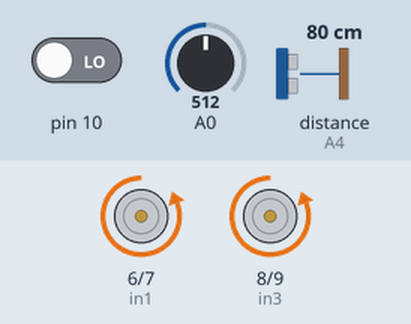
Simulated run of this sketch. Board: Arduino Uno, built with avr-gcc and run on an emulated ATmega328P. Parts: motor-driver pin pairs drawn as motors (green arrow = first pin HIGH = forward, orange = second pin HIGH = backward, longer = more drive, scaled by the enable pin). The test bench sets the inputs (shaded band); at power-on: A0 = 512, pin 10 LOW, distance to the obstacle (sensor on A4) 80 cm. The echo pulse lasts 58.3 µs per cm; random numbers use the default seed unless the sketch sets one.

Above: at 1.2 s.
1.3 s: A0 set to 311
2.8 s: A0 set to 288
At 4.0 s:
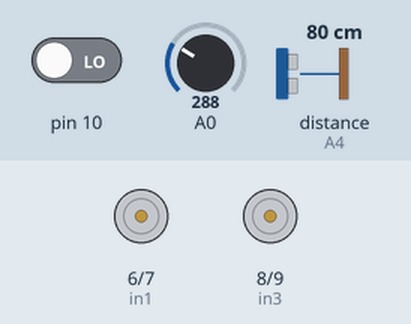
4.3 s: A0 set to 212
5.8 s: A0 set to 192
At 6.5 s:
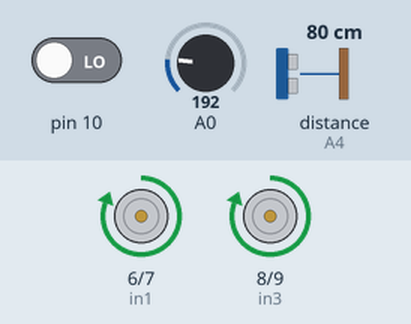
7.3 s: A0 set to 106
8.8 s: A0 set to 94
At 11.5 s:
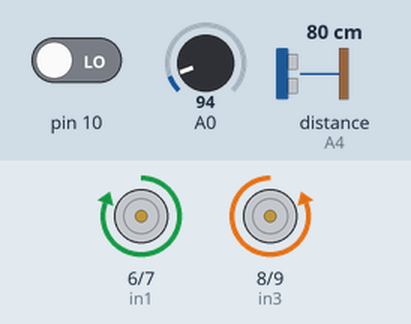
Timing chart, 0 to 12.8 s (numbered marks = the images above; inputs shaded):
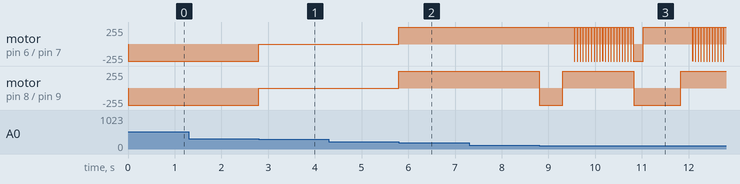

The sketch:

seekanddestroy.ino
```cpp
#include <IRremote.h>

// If LT_ returns true it means it found a white stripe.
// 0 for white, 1 elsewise
// TEST THIS ON THE SCENE!!!
#define LTL digitalRead(10) // Left - Tagged with label 2 - Port 3 in  Tracking module of the custom the board
#define LTR digitalRead(2) // Right - Tagged with label 3 - Port 5 in  Tracking module of the custom the board

// For the motor driver module
#define MAX_SPEED 255

// Infrared signal codes
#define IRL 16720605 // Left
#define IRR 16761405 // Right
#define IRF 16736925 // Forward
#define IRB 16754775 // Backwards
#define IRS 16712445 // OK - Stop
#define IRH 4294967295 // Hold any button
#define IR1 16738455 // number one
#define IR2 16750695 // number two
#define IR3 16756815 // number three
#define IR4 16724175 // number four
#define IR5 16718055 // number five
#define IR6 16743045 // number six

#define RIGHT 0
#define LEFT 1

#define ATTACK_DISTANCE 50
#define CHASE_DISTANCE 5

// Ultrasonic ports
int Echo = A4;
int Trig = A5;

// Engine output
int in1 = 6;
int in2 = 7;
int in3 = 8;
int in4 = 9;
int ENA = 5;
int ENB = 11;
int ABS = 150;

int RECV_PIN = 12;
IRrecv irrecv(RECV_PIN);
decode_results results;
unsigned long IRSignal = IR1;

int distance = 0;
int turnDirection = RIGHT;
bool movingForward = false;

// Manual override through A0 port.
int readSignal = 0;
bool charging = false;

/**
@speedLeft, @speedRight: [-255,255]
value < 0: speed backwards
value = 0: not moving
value > 0: speed forward
*/
void _mMove(int speedLeft, int speedRight)
{
  int in1Value = speedRight > 0 ? speedRight : 0;
  int in2Value = speedRight < 0 ? -speedRight : 0;
  int in3Value = speedLeft < 0 ? -speedLeft : 0;
  int in4Value = speedLeft > 0 ? speedLeft : 0;

  digitalWrite(ENA,HIGH);
  digitalWrite(ENB,HIGH);
  analogWrite(in1,in1Value);
  analogWrite(in2,in2Value);
  analogWrite(in3,in3Value);
  analogWrite(in4,in4Value);
}

/**
 * Calculates the left and right speeds (in the same direction) so the car describes a curve with a given radius parameter
 * vel: upper bound of the speeds.
 * dir: 0 ir 1, defines right or left respectively
 * radius: parameter to control how diverse are the lateral speeds
 * reverse: true means the speeds will be given in negative form (going backwards).
 */
void _mCurve(int vel, int dir, int radius, bool reverse)
{
  // VEL - VEL/(1 + RADIUS/VEL)
  // R=50 -> 34 pulgadas diametro
  // R=100 -> 45 pulgadas diametro
  // R=200 -> 79 pulgadas diametro
  // R=400 -> 124 pulgadas diametro
  // R=800 -> 172 pulgadas diametro
  double slowSpeed = round(1.0 * vel - (1.0 * vel)/(1.0 + (1.0 * radius) / (1.0 * vel) )); // VEL - VEL/(1 + RADIUS/VEL)
  int speedLeft = dir == RIGHT ? vel : slowSpeed;
  int speedRight = dir == LEFT ? vel : slowSpeed;
  _mMove(reverse ? -speedLeft : speedLeft, reverse ? -speedRight : speedRight);
}


void _mStop()
{
  digitalWrite(ENA,LOW);
  digitalWrite(ENB,LOW);
}

void _mForward()
{
  _mMove(MAX_SPEED, MAX_SPEED);
}

void _mBackward()
{
  _mMove(-MAX_SPEED, -MAX_SPEED);
}

void _mRotateLeft()
{
  _mMove(-MAX_SPEED, MAX_SPEED);
}

void _mRotateRight()
{
  _mMove(MAX_SPEED, -MAX_SPEED);
}

void _mTurn()
{
  if(turnDirection==RIGHT)
  {
    _mRotateRight();
  }
  else
  {
    _mRotateLeft();
  }
}

/**
 * Tries to get out of the way so the other bot takes itself out of the ring, and performs a counterattack
 */
void _jiuJitsuReloaded(int dir)
{
  if(dir == LEFT)
  {
    _mRotateRight();
  }
  else
  {
    _mRotateLeft();
  }
  delay(200);
  _mCurve(MAX_SPEED, dir, /* radious */ 200, /* reverse */ true); // TEST THIS ON THE SCENE!!!
  delay(700);
  _mBackward();
  delay(700);
  if(dir == LEFT)
  {
    _mRotateLeft();
  }
  else
  {
    _mRotateRight();
  }
  delay(100);
  _mForward();
  delay(500);
}

/**
 * Tries to get out of the way so the other bot takes itself out of the ring.
 */
void _jiuJitsu(int dir)
{
  if(dir == LEFT)
  {
    _mRotateRight();
  }
  else
  {
    _mRotateLeft();
  }
  delay(200);
  _mCurve(MAX_SPEED, dir, /* radious */ 200, /* reverse */ true); // TEST THIS ON THE SCENE!!!
  delay(2500);
}

void _switchDirection()
{
  if(turnDirection==RIGHT)
  {
    turnDirection=LEFT;
  }
  else
  {
    turnDirection=RIGHT;
  }
}

 /*Ultrasonic distance measurement Sub function*/
int _measureDistance() // TEST THIS ON THE SCENE!!!
{
  digitalWrite(Trig, LOW);
  delayMicroseconds(2);
  digitalWrite(Trig, HIGH);
  delayMicroseconds(20);
  digitalWrite(Trig, LOW);
  float Fdistance = pulseIn(Echo, HIGH);
  Fdistance= Fdistance/58;
  return (int)Fdistance;
}

/**
 * @deprecated
 */
void _avoidTheLineAndAttack(bool leftTrackerTouchingLine, bool rightTrackerTouchingLine){
   if (leftTrackerTouchingLine){
     _mRotateRight();
     delay(200);
     // curve backward left
     _mCurve(MAX_SPEED, LEFT, /* radious */ 5, /* reverse */ true);

   }
   else if (rightTrackerTouchingLine){
     _mRotateLeft();
     delay(200);
     // curve backward right
     _mCurve(MAX_SPEED, RIGHT, /* radious */5, /* reverse */ true);
   }
   // Test delay duration
   delay(500);
   _mStop();
}

/**
 * @deprecated
 */
void _avoidTheLine()
{
  _mBackward();
  delay(200);
  if(!LTL && LTR) // Touching the line with the left line tracke
  {
    _mRotateRight();
    while(!LTL);
    delay(200);
    _mForward();
    delay(400);
  }
  else if (LTL && !LTR) // Touching the line with the right line tracker
  {
    _mRotateLeft();
    while(!LTR);
    delay(200);
    _mForward();
    delay(400);
  }

  // Serial.println("Avoid");
}

void setup()
{
  Serial.begin(9600);
  irrecv.enableIRIn(); // Start the receiver
  pinMode(Echo, INPUT);
  pinMode(Trig, OUTPUT);
  pinMode(in1,OUTPUT);
  pinMode(in2,OUTPUT);
  pinMode(in3,OUTPUT);
  pinMode(in4,OUTPUT);
  pinMode(ENA,OUTPUT);
  pinMode(ENB,OUTPUT);
  _mStop();
  turnDirection = random(1,3);
}

void _mAttack(){
  if(!movingForward)
  {
    _switchDirection();
    _mTurn(); // When we start moving forward we come back a bit on the other direction to compensate for the momentum we had while rotating
    delay(10);
    //_mStop();
  }

  _mForward();
  movingForward = true;
}

void _mChaseOnly(){
  if(distance <= ATTACK_DISTANCE)
  {
    if (distance >= CHASE_DISTANCE){
      _mAttack();
    }
    else {
      _mStop();
      movingForward = false;
    }
  }
}

unsigned long trackingTimeStart = 0;
void _trackLineBackwardsAndGoToCenter(int timeToTrack, int side)
{
  trackingTimeStart = millis();

  if(side == LEFT)
  {
    _mRotateLeft();
    delay(200);
  }
  else if(side == RIGHT)
  {
    _mRotateRight();
    delay(200);
  }

  // Track the line
  while(millis() - trackingTimeStart < timeToTrack)
  {
    if(side == LEFT && !LTL)
    {
      _mRotateLeft();
      delay(50);
    }
    else if(side == RIGHT && !LTR)
    {
      _mRotateRight();
      delay(50);
    }
    _mBackward();
    delay(10);
  }

  // Reset the timer.
  trackingTimeStart = 0;

  // Now, let's look for the center.
  if(side == LEFT)
  {
    _mRotateRight();
  }
  else if(side == RIGHT && !LTR)
  {
    _mRotateRight();
  }
  delay(200);
  _mForward();
  delay(800);
}

void loop()
{
  // The A0 port receives 0-3.3V of energy, we expect a signal ranging from int 0 through 667.
  // 250 is a good measure for the center
  readSignal = analogRead(A0);
  if(readSignal > 99)
  {
    charging = true;
    if(readSignal > 200 && readSignal < 300)
    {
      _mStop();
    }
    else
    {
      _mMove(readSignal > 250 ? MAX_SPEED : -MAX_SPEED, readSignal > 250 ? -MAX_SPEED : MAX_SPEED);
    }
    // Serial.println("Processed signal");
  }
  else if (charging)
  {
    _mForward();
    delay(500);
    charging = false;
    // Serial.println("Charge");
  }
  else if(irrecv.decode(&results))
  {
    if(results.value != IRH)
    {
      IRSignal = results.value;
    }
    irrecv.resume();
    // Serial.println(IRSignal);
  }
  else if (IRSignal == IR1)
  {
    distance = _measureDistance();

    if(distance<=ATTACK_DISTANCE)
    {
      _mAttack();
      // Serial.println("Attacking");
    }
    else if (!LTL || !LTR)
    {
      movingForward = false;
      _trackLineBackwardsAndGoToCenter(/* timeToTrack */ 1500, !LTL ? LEFT : RIGHT);
      // Serial.println("Trackers");
    }
    else
    {
      movingForward = false;
      _mTurn();
      // Serial.println("Turn");
    }
  }
  else if(IRSignal == IRS){
    _mStop();
  }
  else if(IRSignal == IRF){
    _mForward();
  }
  else if(IRSignal == IRB){
    _mBackward();
  }
  else if(IRSignal == IRR){
    _mRotateRight();
  }
  else if(IRSignal == IRL){
    _mRotateLeft();
  }
  else if(IRSignal == IR4){
    _jiuJitsu(LEFT);
    //_jiuJitsuReloaded(LEFT);
    IRSignal = IR1;
  }
  else if(IRSignal == IR6){
    _jiuJitsu(RIGHT);
    //_jiuJitsuReloaded(RIGHT);
    IRSignal = IR1;
  }
  else
  {
    IRSignal = IR1;
  }
}
```

Measured:
- the behaviour switches between 300 and 299 on A0 (found by bisection; images 0 and 1)
- the behaviour switches between 201 and 200 on A0 (found by bisection; images 1 and 2)
- the behaviour switches between 100 and 99 on A0 (found by bisection; images 2 and 3)
- after the input at 1.3 s, every drawn part: stays the same
- after the input at 2.8 s, motor on pin 6 (in1) / pin 7 (in2), motor on pin 8 (in3) / pin 9 (in4): backward 255/255 → stopped at once
- after the input at 4.3 s, every drawn part: stays the same
- after the input at 5.8 s, motor on pin 6 (in1) / pin 7 (in2), motor on pin 8 (in3) / pin 9 (in4): stopped → forward 255/255 at once
- after the input at 7.3 s, every drawn part: stays the same
